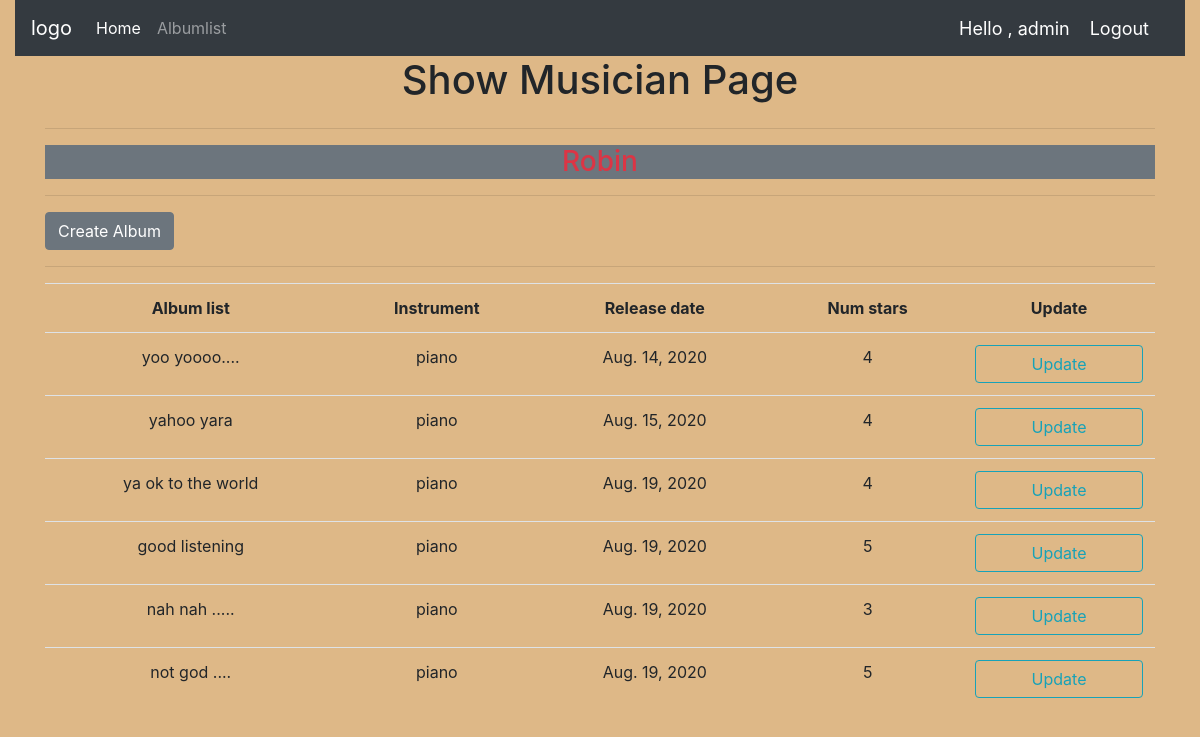
Page /show_musician/2 (signed in) on the earlier database version.
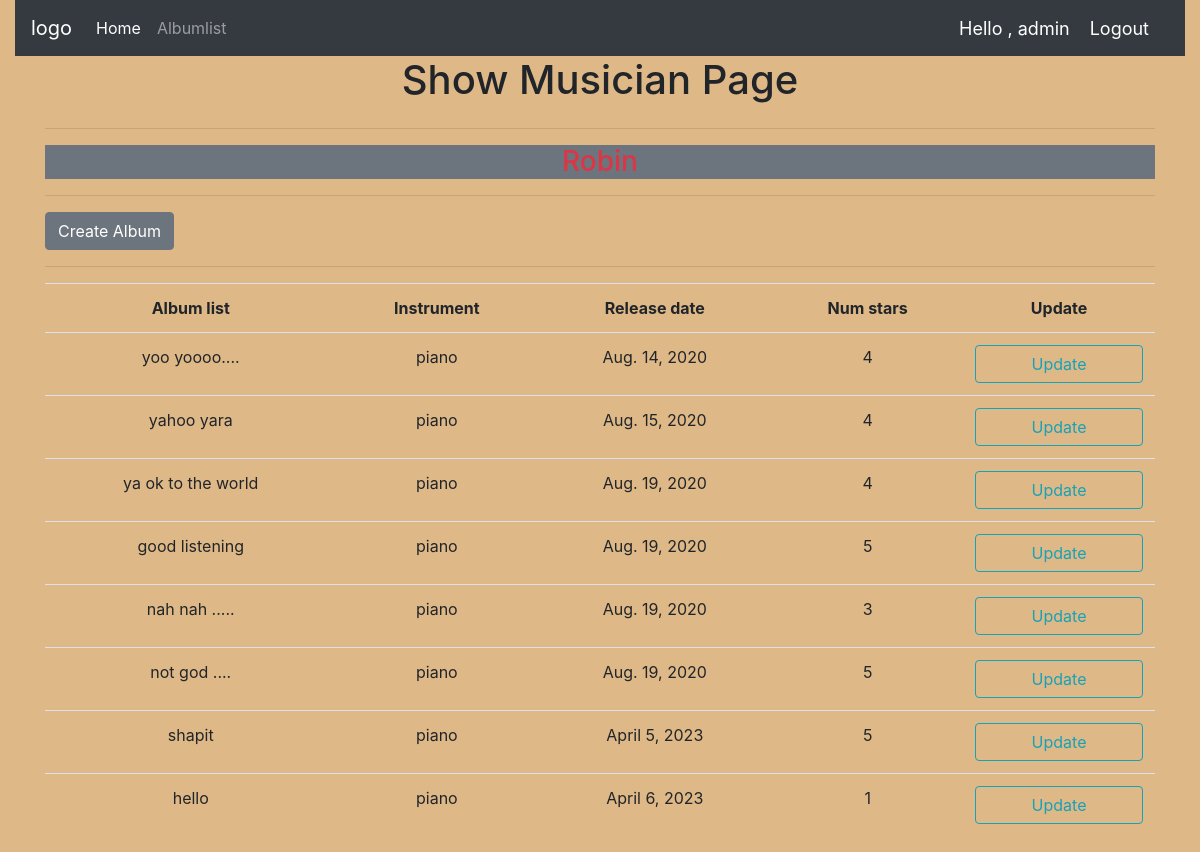
Same page on the later database version.
### accounts/models.py (models this page shows, shortened)
class Album(models.Model):
    artist = models.ForeignKey(Musician, on_delete=models.CASCADE)
    name = models.CharField(max_length=100)
    season = models.ManyToManyField(Seasons, blank=True)
    release_date = models.DateField(blank=True, null=True, auto_now_add=timezone.now())
    audio_file = models.FileField(upload_to='music',blank= True, null= True)
    num_stars = models.IntegerField(null=True, default=1 )
    def __str__(self):
        return self.name

class Musician(models.Model):
    user = models.OneToOneField(User, null=True, on_delete = models.CASCADE)
    first_name = models.CharField(max_length=100, null=True)
    last_name = models.CharField(max_length=100, default="nayak" , null=True)
    profile_pic = models.ImageField(default= 'profile1.png' ,null=True, blank=True)
    instrument = models.CharField(max_length=100, null=True, default="guitar")

### accounts/decoraters.py (the view)
        def wrapper_func(request, *args, **kwargs):
            group = None
            if request.user.groups.exists():
                group = request.user.groups.all()[0].name
            if group in allowed_user:
                return view_func(request, *args, **kwargs)
            else:
                return HttpResponse("you are not authorized to view this page: ")

### accounts/decoraters.py (called while the page is built)
def allowed_user(allowed_user = []):
    def userallowed(view_func):
        def wrapper_func(request, *args, **kwargs):
            group = None
            if request.user.groups.exists():
                group = request.user.groups.all()[0].name
            if group in allowed_user:
                return view_func(request, *args, **kwargs)
            else:
                return HttpResponse("you are not authorized to view this page: ")
        return wrapper_func
    return userallowed

### accounts/views.py (called while the page is built)
@login_required(login_url='login')
@allowed_user(allowed_user=['admin'])
def ShowMusician(request,pk):
    musician = Musician.objects.get(id=pk)
    context = {'musician':musician}
    return render(request,'accounts/showmusician.html', context)

### accounts/templates/accounts/showmusician.html
{% extends 'accounts/base.html' %} {% block content %}
<h1 class="text-center">Show Musician Page</h1>
<div class="container">
    <div class="row">
        <div class="col">
            <hr>
            <h3 class="text-center bg-secondary text-danger">
                {{musician.first_name}}
            </h3>
            <hr>
            <a href="{% url 'create_album' musician.id %}" class="btn btn-secondary">Create Album</a>
            <hr>
        </div>
    </div>
    <div class="row">
        <div class="col">
            <table class="table text-center ">
                <tr>
                    <th>Album list</th>
                    <th>Instrument</th>
                    <th>Release date</th>
                    <th>Num stars</th>
                    <th>Update</th>
                </tr>
                {% for alb in musician.album_set.all %}
                <tr>
                    <td>{{alb}}</td>
                    <td>{{alb.artist.instrument}}</td>
                    <td>{{alb.release_date}}</td>
                    <td>{{alb.num_stars}}</td>
                    <td><a href="{% url 'update_musician' alb.id %}" class="btn btn-outline-info  btn-block">Update</a></td>
                </tr>
                {% endfor %}
            </table>
        </div>
    </div>
</div>
{% endblock %}

Differences in the rows shown:
added Album: name "shapit", artist.instrument "piano", release_date "April 5, 2023", num_stars "5"
added Album: name "hello", artist.instrument "piano", release_date "April 6, 2023", num_stars "1"
